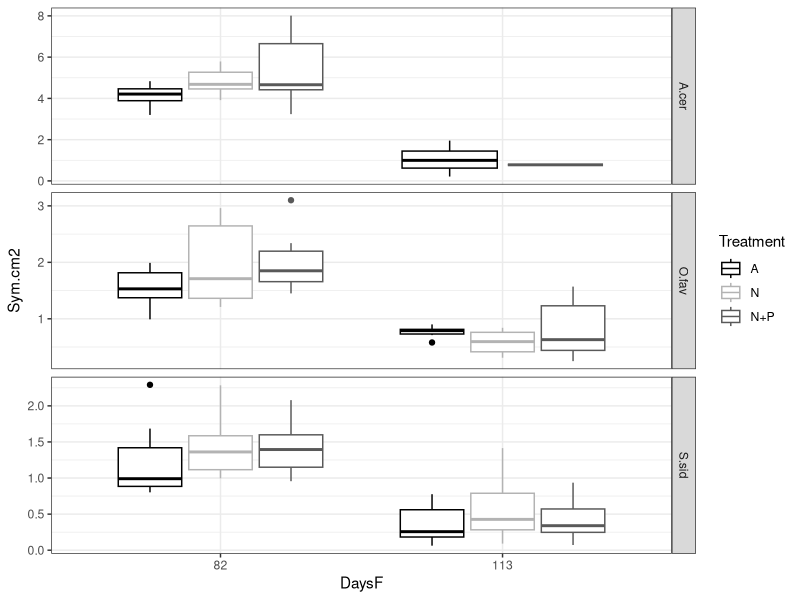
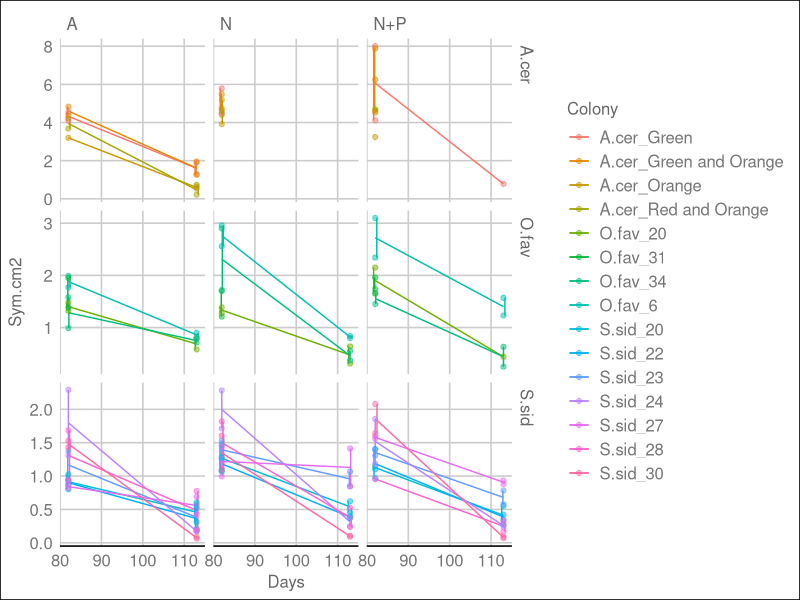
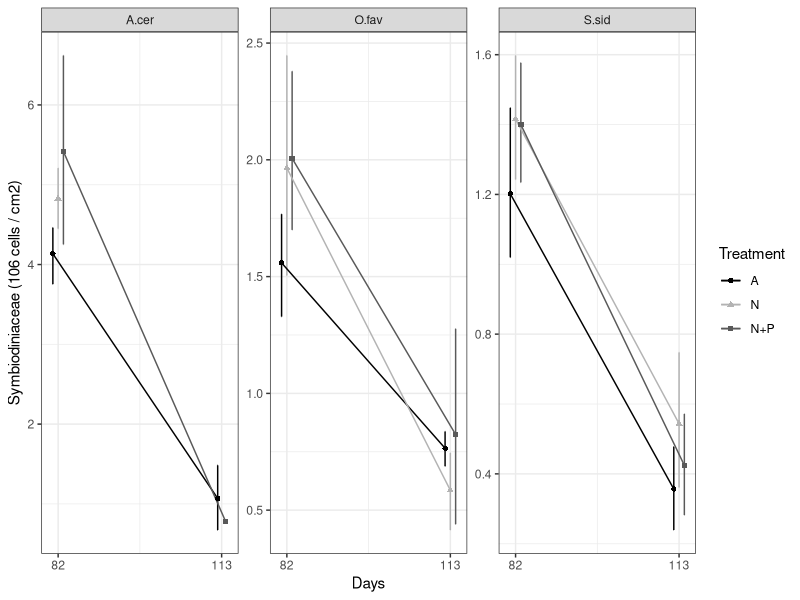
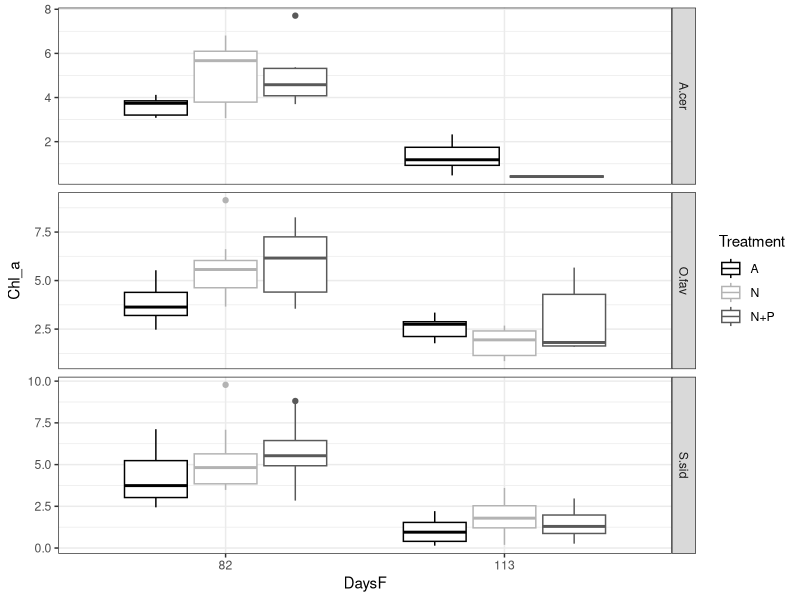
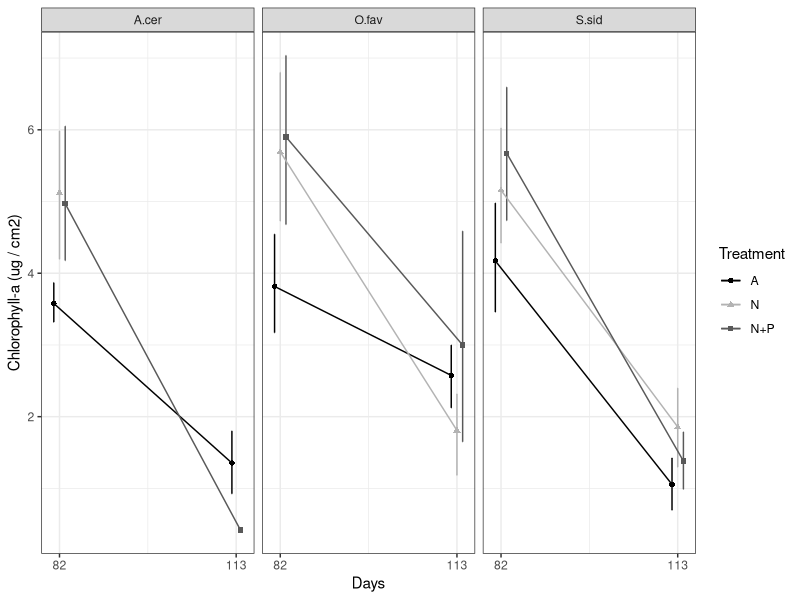
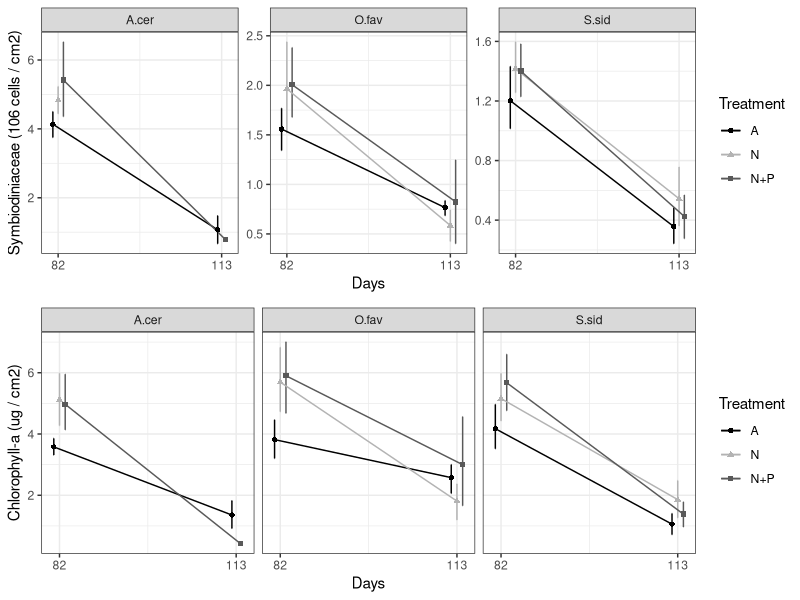
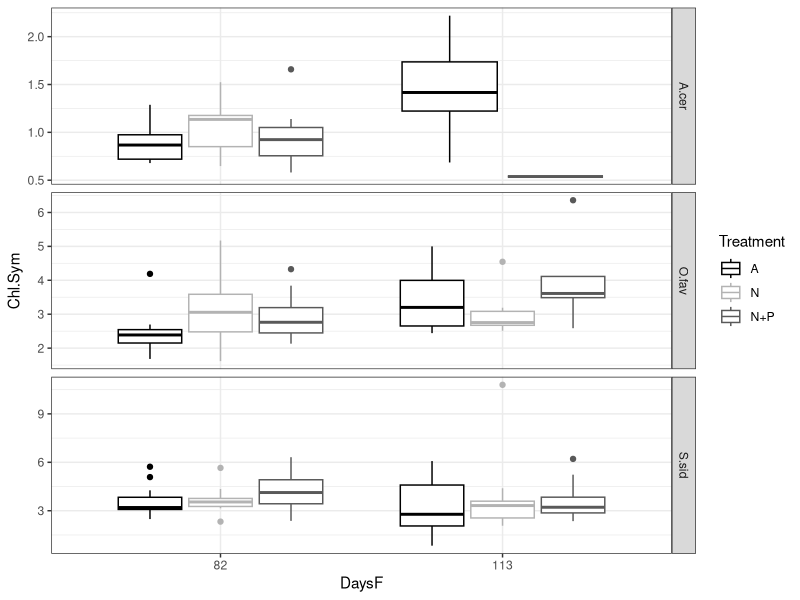
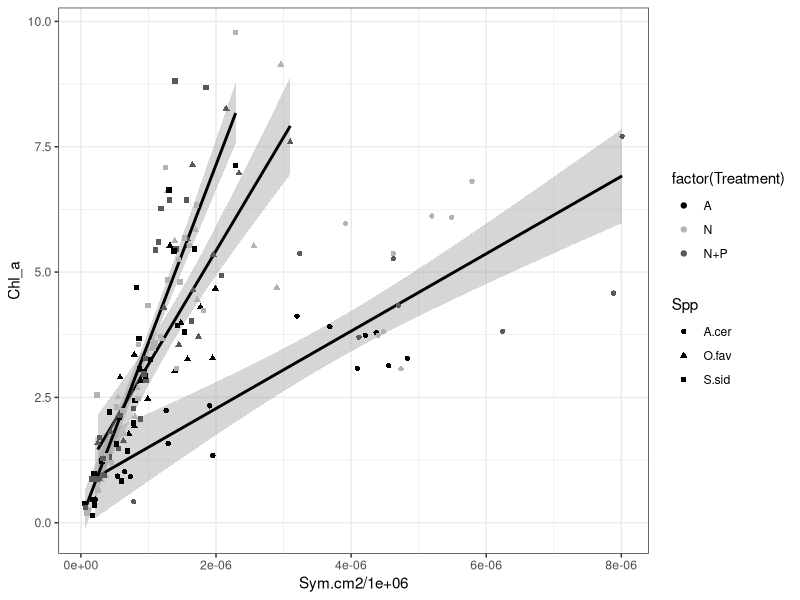

The R script that drew these images, in order: (Note: this script raises an error after producing the figures.)
## ---- chunk 1
knitr::opts_chunk$set(echo = TRUE, warning=FALSE, message=FALSE, fig.width=7, fig.height=7)
## ---- chunk 2

# Load libraries and sources required to run the script
    library(tidyverse)
#library(plotly)
#library(GGally)
    library(ggthemes)
    library(gridExtra)
    library(lmerTest)
    library(emmeans)
    library(multcomp)
    library(multcompView)
    library(emmeans)
    library(effects)


# Default ggplot settings

    Fill.colour<-scale_colour_manual(values = c("black", "gray70", "gray35"))

    ggthe_bw<-theme(plot.background=element_blank(),
          panel.grid.major.y = element_blank(),
          panel.grid.major.x = element_blank(),
          panel.grid.minor.x = element_blank(),
          panel.grid.minor.y = element_blank(),
          legend.box.background = element_rect(),
          panel.background =element_rect(fill = NA, color = "black")
          )+
    theme_bw()
## ---- chunk 3
# Read data
  data<-read.csv("3.All_Blast.csv")
  summary (data)
  
# Organize factors  
  data$Colony <- as.factor(paste(data$Spp, data$Colony, sep = "_"))
  data$Core <- as.factor(paste(data$Spp, data$Core, sep = "_"))
  data$Rep <- as.factor(data$Rep)
  data$Date<-as.Date(data$Date, "%Y-%m-%d")
  data$Days<-(as.numeric(data$Date) -17485)
  data$DaysF<-(as.factor(data$Days))
  data$Treatment <- as.character(data$Treatment)
  data$Treatment[data$Treatment == "Control"] <- "A"
  data$Treatment[data$Treatment == "NP"] <- "N+P"
  data$Treatment <- as.factor(data$Treatment)
  summary (data)

# Remove the sick guy
data <- data[!(data$Date == "2018-02-15"), ]

# Remove genotype not used
data <- data[!(data$Colony == "A.cer_F"), ]

# Remove unbalanced genotypes
data <- data[!(data$Colony == "A.cer_Red and Yellow"), ]
data <- data[!(data$Colony == "A.cer_Yellow"), ]
data <-droplevels(data)

# Chl by Symbiont
data$Chl.Sym<-((data$Chl_a)/(data$Sym.cm2))

summary(data$Colony)
## ---- chunk 4
# Graphs to initially explore data
SymDen<- ggplot(data, aes(DaysF, Sym.cm2, colour=Treatment)) +
    #geom_jitter(aes(colour=factor(Treatment))) +
    geom_boxplot()+ Fill.colour+
    #stat_summary(fun.data = "mean_cl_boot",geom = "errorbar", width = 0.2, position = position_dodge(0.8))+
    ggthe_bw + facet_grid(Spp~., scales = "free_y" )
SymDen

Sym_Colony<- ggplot(data, aes (Days, Sym.cm2, colour=Colony)) +
  stat_summary(fun.data = "mean_cl_boot",geom = "errorbar", 
               position = position_dodge(width = 1), width = 0.2 )+
  stat_summary(fun.y=mean, geom="line") +   theme_gdocs()+
  geom_point(alpha=0.5) + facet_grid (Spp~Treatment, scales="free")
Sym_Colony


Sym_Treatment<- ggplot(data, aes (Days, Sym.cm2, colour=Treatment,
                                   shape=Treatment)) + ggthe_bw +
  stat_summary(fun.data = "mean_cl_boot",geom = "errorbar", 
               position = position_dodge(width = 3), width = 0.2 )+
  stat_summary(fun.y=mean, geom="line", 
               position = position_dodge(width = 3)) + 
  stat_summary(fun.y=mean, geom="point",
               position = position_dodge(width = 3)) + 
    scale_x_continuous(breaks=c(82, 113)) + Fill.colour +   
  facet_wrap (~Spp, scales="free_y")+
  ylab("Symbiodiniaceae (106 cells / cm2)")
Sym_Treatment

library(plyr)
Sy.Summary <- plyr::ddply (data, . (Spp, Treatment, Days),
              summarise,
              Sy_mean = mean (Sym.cm2, na.rm = T),
              Sy_sd = sd (Sym.cm2, na.rm = T))
Sy.Summary


Chl<-ggplot(data, aes(DaysF, Chl_a, colour=Treatment)) +
  #geom_jitter(aes(colour=factor(Treatment))) +
  geom_boxplot()+ Fill.colour+
  #stat_summary(fun.data = "mean_cl_boot",geom = "errorbar", width = 0.2, position = position_dodge(0.8))+
  ggthe_bw + facet_grid(Spp~., scales = "free_y" )
Chl

Chl_Treatment<- ggplot(data, aes (Days, Chl_a, colour=Treatment,
                                  shape=Treatment)) +
  stat_summary(fun.data = "mean_cl_boot",geom = "errorbar", 
               position = position_dodge(width = 3), width = 0.2 )+
  stat_summary(fun.y=mean, geom="line", 
               position = position_dodge(width = 3)) + 
  stat_summary(fun.y=mean, geom="point", 
               position = position_dodge(width = 3)) + ggthe_bw + ylab("Chlorophyll-a (ug / cm2)") + 
  scale_x_continuous(breaks=c(82, 113)) + Fill.colour +
    facet_wrap (~Spp)
Chl_Treatment

Chl.Summary <- plyr::ddply (data, . (Spp, Treatment, Days),
              summarise,
              Chl_mean = mean (Chl_a, na.rm = T),
              Chl_sd = sd (Chl_a, na.rm = T))
Chl.Summary

grid.arrange(Sym_Treatment,Chl_Treatment,ncol=1,nrow=2)

ggsave(file="Outputs/SBlastate.svg", plot=grid.arrange(Sym_Treatment,Chl_Treatment,ncol=1,nrow=2),
       width=5.0, height=5)


Chl.S<-ggplot(data, aes(DaysF, Chl.Sym, colour=Treatment)) +
  #geom_jitter(aes(colour=factor(Treatment))) +
  geom_boxplot()+ Fill.colour+
  #stat_summary(fun.data = "mean_cl_boot",geom = "errorbar", width = 0.2, position = position_dodge(0.8))+
  ggthe_bw + facet_grid(Spp~., scales = "free_y" )
Chl.S

## Chl_a and Sym density correlation 
    Ch_a.Sym <- ggplot(data, aes(Sym.cm2/1000000,
                      Chl_a, colour=factor(Treatment), shape=Spp)) +   
      geom_smooth(method=lm, colour="black", se=T) + 
      geom_point() + ggthe_bw + Fill.colour
    Ch_a.Sym
    
    Ch_a.Sym + facet_grid(~Date)

## ---- chunk 5
# Zoox.cm2
  shapiro.test(data$Sym.cm2) # Not normal
  ggplot() + geom_histogram(aes(x=Sym.cm2), data=data)

# Chl-a.cm2 
  shapiro.test(data$Chl_a) # Not normal
  ggplot() + geom_histogram(aes(x=Chl_a), data=data)
  
# Chl-a.Sym   
  shapiro.test(data$Chl.Sym) # Not normal
  ggplot() + geom_histogram(aes(x=Chl.Sym), data=data)

# Transformations 
    data$Zoox.sq<-sqrt(data$Sym.cm2)
    data$lnSym<- log(data$Sym.cm2)
    data$Chl.sq<-sqrt(data$Chl_a)
    data$Chl.Sym.sq<-sqrt(data$Chl.Sym)

# Normality again
  shapiro.test(data$Zoox.sq)# Still not Normal
  ggplot() + geom_histogram(aes(x=Zoox.sq), data=data)
  
  shapiro.test(data$lnSym)# Better, but still not Normal
  ggplot() + geom_histogram(aes(x=lnSym), data=data)
  
  
  shapiro.test(data$Chl.sq)# Normal
  ggplot() + geom_histogram(aes(x=Chl.sq), data=data)
  
  shapiro.test(data$Chl.Sym.sq) # Not normal
  ggplot() + geom_histogram(aes(x=Chl.Sym.sq), data=data)
## ---- chunk 6

#Symbionts

LMER_Sym0<-lmer(Sym.cm2 ~ Treatment * Spp * DaysF + 
               (1|Rep) + (1|Spp/Colony), REML=TRUE,
               data=data, na.action=na.omit)
anova(LMER_Sym0)
ranova(LMER_Sym0)
step(LMER_Sym0)
summary(LMER_Sym0)

LMER_Sym<-lmer(Sym.cm2 ~ Treatment * Spp * DaysF + 
               (1|Spp/Colony), REML=TRUE,
               data=data, na.action=na.omit)
anova(LMER_Sym)
ranova(LMER_Sym)
step((LMER_Sym))
summary(LMER_Sym)

LMER_Sym2<-lmer(lnSym ~ Treatment * Spp * DaysF + 
                 (1|Spp/Colony),REML=TRUE,
                data=data, na.action=na.omit)
anova(LMER_Sym2)
ranova(LMER_Sym2)
step((LMER_Sym2))
summary(LMER_Sym2)

# Spp have different sym/cm2 and interactions. Split data    
  
# Chla
LMER_Chla0<-lmer(Chl.sq ~ Treatment * Spp * DaysF + 
                 (1|Rep) + (1|Spp/Colony), 
                data=data, na.action=na.omit)
anova(LMER_Chla0)
ranova(LMER_Chla0)
step(LMER_Chla0)
summary(LMER_Chla0)

LMER_Chla<-lmer(Chl.sq ~ Treatment * Spp * DaysF + 
                + (1|Spp/Colony), 
                data=data, na.action=na.omit)
anova(LMER_Chla)
ranova(LMER_Chla)
step(LMER_Chla)
summary(LMER_Chla)

 Sym_All.Summary <- plyr::ddply (data, . (Spp, Days, Treatment),
              summarise,
              Sym_mean = mean (Sym.cm2, na.rm = T),
              Sym_sd = sd (Sym.cm2, na.rm = T))
  Sym_All.Summary

  Chl_a.Summary <- plyr::ddply (data, . (Spp, Days, Treatment),
              summarise,
              Chl_mean = mean (Chl_a, na.rm = T),
              Chl_sd = sd (Chl_a, na.rm = T))
  Chl_a.Summary

## ---- chunk 7
  Acer.data<-subset(data, Spp=="A.cer")
  Ofav.data<-subset(data, Spp=="O.fav")
  Ssid.data<-subset(data, Spp=="S.sid")
## ---- chunk 8
summary(Acer.data)

# Zoox.cm2
  shapiro.test(Acer.data$Sym.cm2) # Almost, but not normal
  #ggplot() + geom_histogram(aes(x=Sym.cm2), data=Acer.data)

  shapiro.test(Acer.data$Zoox.sq)# less Normal
  #ggplot() + geom_histogram(aes(x=Zoox.sq), data=Acer.data)

  shapiro.test(Acer.data$lnSym)# less Normal
  #ggplot() + geom_histogram(aes(x=lnSym), data=Acer.data)

  
# Chl-a.cm2 
  shapiro.test(Acer.data$Chl_a) # Normal
  ggplot() + geom_histogram(aes(x=Chl_a), data=Acer.data)
  
  shapiro.test(Acer.data$Chl.sq)# Normal
  ggplot() + geom_histogram(aes(x=Chl.sq), data=Acer.data)
  
## ---- chunk 9

# Sym
LMER_Sym_Acer<-lmer(Sym.cm2 ~ Treatment * DaysF + 
                 (1|Rep) + (1|Colony), data=Acer.data, 
                 na.action = na.omit)
    anova(LMER_Sym_Acer)
    ranova(LMER_Sym_Acer)
    step(LMER_Sym_Acer)

LMER_Sym_Acer2<-lmer(Sym.cm2 ~ Treatment + DaysF + 
                 (1|Colony), data=Acer.data, na.action = na.omit)
    anova(LMER_Sym_Acer2)
    ranova(LMER_Sym_Acer2)
    step(LMER_Sym_Acer2)
    
LMER_Sym_Acer3<-lm(Sym.cm2 ~ Treatment + DaysF,
                 data=Acer.data,  na.action = na.omit)
    anova(LMER_Sym_Acer3)
    step(LMER_Sym_Acer3)
    summary(LMER_Sym_Acer3)

# Chl-a
    
LMER_Chla_Acer<-lmer(Chl_a ~ Treatment * DaysF + 
                 (1|Rep) + (1|Colony), data=Acer.data)
    anova(LMER_Chla_Acer)
    ranova(LMER_Chla_Acer)
    step(LMER_Chla_Acer)

LMER_Chla_Acer2<-lmer(Chl_a ~ Treatment * DaysF + 
                 (1|Colony), data=Acer.data)
    anova(LMER_Sym_Acer2)
    ranova(LMER_Sym_Acer2)
    step(LMER_Sym_Acer2)
    
LMER_Chla_Acer3<-lmer(Chl_a ~ DaysF + 
                 (1|Colony), data=Acer.data)
    anova(LMER_Sym_Acer3)
    ranova(LMER_Sym_Acer3)
    step(LMER_Sym_Acer3)
    summary(LMER_Sym_Acer3)
  Acer.Chla.emm<-emmeans(LMER_Chla_Acer2, ~Treatment * DaysF)
  contrast(Acer.Chla.emm, "tukey")
      

# Nutrient treatment is not significant, temperature treatment is. However, data is not balanced (there is not N_Day113 data). Evaluate Day82 alone for nutrient effect?
    
Acer_SymDen<- ggplot(Acer.data, 
                     aes(DaysF, Sym.cm2, colour=Treatment)) +
    #geom_jitter(aes(colour=factor(Treatment))) +
    geom_boxplot()+ Fill.colour+
    #stat_summary(fun.data = "mean_cl_boot",geom = "errorbar", width = 0.2, position = position_dodge(0.8))+
    ggthe_bw + facet_grid(Colony~., scales = "free_y" )
Acer_SymDen


## ---- chunk 10
Acer.nutrients<-subset(Acer.data, DaysF=="82")
summary(Acer.nutrients)

# Zoox.cm2
  shapiro.test(Acer.nutrients$Sym.cm2) # Normal
  ggplot() + geom_histogram(aes(x=Sym.cm2), data=Acer.nutrients)

  shapiro.test(Acer.nutrients$Zoox.sq)# more Normal
  ggplot() + geom_histogram(aes(x=Zoox.sq), data=Acer.nutrients)

  shapiro.test(Acer.nutrients$lnSym)# more Normal
  ggplot() + geom_histogram(aes(x=lnSym), data=Acer.nutrients)
  
  Sym_82.Summary <- plyr::ddply (Acer.nutrients, . (Treatment),
              summarise,
              Sym_mean = mean (Sym.cm2, na.rm = T),
              Sym_sd = sd (Sym.cm2, na.rm = T))
  Sym_82.Summary

  Chl_a.Summary <- plyr::ddply (Acer.nutrients, . (Treatment),
              summarise,
              Chl_mean = mean (Chl_a, na.rm = T),
              Chl_sd = sd (Chl_a, na.rm = T))
  Sym_82.Summary

# Chl-a.cm2 
  shapiro.test(Acer.nutrients$Chl_a) # Not normal
  ggplot() + geom_histogram(aes(x=Chl_a), data=Acer.nutrients)
  
  shapiro.test(Acer.nutrients$Chl.sq)# Normal
  ggplot() + geom_histogram(aes(x=Chl.sq), data=Acer.nutrients)
 
## ---- chunk 11

# Sym
LMER_Sym_Acer4<-lmer(Sym.cm2 ~ Treatment +
                 (1|Rep) + (1|Colony), data=Acer.nutrients)
    anova(LMER_Sym_Acer4)
    ranova(LMER_Sym_Acer4)
    step(LMER_Sym_Acer4)

LMER_Sym_Acer5<-lmer(Sym.cm2 ~ Treatment + 
                 (1|Colony), data=Acer.nutrients)
    anova(LMER_Sym_Acer5)
    ranova(LMER_Sym_Acer5)
    step(LMER_Sym_Acer5)
    
LMER_Sym_Acer6<-lmer(lnSym ~ Treatment + 
                  (1|Rep) + (1|Colony), data=Acer.nutrients,
                  na.action=na.omit)
    anova(LMER_Sym_Acer6)
    ranova(LMER_Sym_Acer6)
    step(LMER_Sym_Acer6)
    summary(LMER_Sym_Acer6)

LMER_Sym_Acer6<-lm(lnSym ~ Treatment, data=Acer.nutrients,
                  na.action=na.omit)
    anova(LMER_Sym_Acer6)
    step(LMER_Sym_Acer6)
    summary(LMER_Sym_Acer6)
    
    Sym.emm<-emmeans(LMER_Sym_Acer6, ~Treatment)
    contrast(Sym.emm, "tukey")
    # Effect plot options
    emmip(LMER_Sym_Acer6, ~Treatment, CIs = TRUE) + theme_bw() 

    LMER_Sym_Acer7<-lm(Sym.cm2 ~ Treatment,
                data=Acer.nutrients, na.action=na.omit)
    anova(LMER_Sym_Acer7)
    summary(LMER_Sym_Acer7)
   
    Sym.emm<-emmeans(LMER_Sym_Acer7, ~Treatment)
    contrast(Sym.emm, "tukey")
    # Effect plot options
    emmip(LMER_Sym_Acer7, ~Treatment, CIs = TRUE) + theme_bw() 
    

# Chl-a
    
LMER_Chla_Acer<-lmer(Chl_a ~ Treatment + 
                 (1|Rep) + (1|Colony), data=Acer.nutrients)
    anova(LMER_Chla_Acer)
    ranova(LMER_Chla_Acer)
    step(LMER_Chla_Acer)

LMER_Chla_Acer2<-lm(Chl_a ~ Treatment, data=Acer.nutrients)
    anova(LMER_Chla_Acer2)
    step(LMER_Chla_Acer2)
    summary(LMER_Sym_Acer7)
   
    Chl.emm<-emmeans(LMER_Chla_Acer2, ~Treatment)
    contrast(Chl.emm, "tukey")
    # Effect plot options
    emmip(LMER_Chla_Acer2, ~Treatment, CIs = TRUE) + theme_bw() 
    
    
LMER_Chla_Acer3<-lmer(Chl.sq ~ Treatment + 
                 (1|Rep) + (1|Colony), data=Acer.nutrients)
    anova(LMER_Chla_Acer3)
    ranova(LMER_Chla_Acer3)
    step(LMER_Chla_Acer3)

LMER_Chla_Acer4<-lm(Chl.sq ~ Treatment, data=Acer.nutrients)
    anova(LMER_Chla_Acer4)
    summary(LMER_Chla_Acer4)
   
    Chl.emm<-emmeans(LMER_Chla_Acer4, ~Treatment)
    contrast(Chl.emm, "tukey")
    # Effect plot options
    emmip(LMER_Chla_Acer4, ~Treatment, CIs = TRUE) + theme_bw() 
    
## ---- chunk 12
summary(Ofav.data)

# Zoox.cm2
  shapiro.test(Ofav.data$Sym.cm2) # Almost, but not normal
  #ggplot() + geom_histogram(aes(x=Sym.cm2), data=Ofav.data)

  shapiro.test(Ofav.data$Zoox.sq)# less Normal
  #ggplot() + geom_histogram(aes(x=Zoox.sq), data=Ofav.data)

  shapiro.test(Ofav.data$lnSym)# less Normal
  #ggplot() + geom_histogram(aes(x=lnSym), data=Ofav.data)

  
# Chl-a.cm2 
  shapiro.test(Ofav.data$Chl_a) # Normal
  ggplot() + geom_histogram(aes(x=Chl_a), data=Ofav.data)
  
  shapiro.test(Ofav.data$Chl.sq)# Normal
  ggplot() + geom_histogram(aes(x=Chl.sq), data=Ofav.data)
  
## ---- chunk 13

# Sym
LMER_Sym_Ofav<-lmer(Sym.cm2 ~ Treatment * DaysF + 
                 (1|Rep) + (1|Colony), data=Ofav.data, 
                 na.action = na.omit)
    anova(LMER_Sym_Ofav)
    ranova(LMER_Sym_Ofav)
    step(LMER_Sym_Ofav)

LMER_Sym_Ofav2<-lmer(Sym.cm2 ~ Treatment + DaysF + 
                 (1|Colony), data=Ofav.data, na.action = na.omit)
    anova(LMER_Sym_Ofav2)
    ranova(LMER_Sym_Ofav2)
    step(LMER_Sym_Ofav2)
    
LMER_Sym_Ofav3<-lm(Sym.cm2 ~ Treatment + DaysF,
                 data=Ofav.data,  na.action = na.omit)
    anova(LMER_Sym_Ofav3)
    step(LMER_Sym_Ofav3)
    summary(LMER_Sym_Ofav3)

# Chl-a
    
LMER_Chla_Ofav<-lmer(Chl_a ~ Treatment * DaysF + 
                 (1|Rep) + (1|Colony), data=Ofav.data)
    anova(LMER_Chla_Ofav)
    ranova(LMER_Chla_Ofav)
    step(LMER_Chla_Ofav)

LMER_Chla_Ofav2<-lmer(Chl_a ~ Treatment + DaysF + 
                 (1|Colony), data=Ofav.data)
    anova(LMER_Sym_Ofav2)
    ranova(LMER_Sym_Ofav2)
    step(LMER_Sym_Ofav2)
    
LMER_Chla_Ofav3<-lmer(Chl_a ~ DaysF + 
                 (1|Colony), data=Ofav.data)
    anova(LMER_Sym_Ofav3)
    ranova(LMER_Sym_Ofav3)
    step(LMER_Sym_Ofav3)
    summary(LMER_Sym_Ofav3)

# Nutrient treatment is not significant, temperature treatment is. However, data is not balanced (there is not N_Day113 data). Evaluate Day82 alone for nutrient effect?
    
Ofav_SymDen<- ggplot(Ofav.data, 
                     aes(DaysF, Sym.cm2, colour=Treatment)) +
    #geom_jitter(aes(colour=factor(Treatment))) +
    geom_boxplot()+ Fill.colour+
    #stat_summary(fun.data = "mean_cl_boot",geom = "errorbar", width = 0.2, position = position_dodge(0.8))+
    ggthe_bw + facet_grid(Colony~., scales = "free_y" )
Ofav_SymDen


## ---- chunk 14
Ofav.nutrients<-subset(Ofav.data, DaysF=="82")
summary(Ofav.nutrients)

# Zoox.cm2
  shapiro.test(Ofav.nutrients$Sym.cm2) # Normal
  ggplot() + geom_histogram(aes(x=Sym.cm2), data=Ofav.nutrients)

  shapiro.test(Ofav.nutrients$Zoox.sq)# more Normal
  ggplot() + geom_histogram(aes(x=Zoox.sq), data=Ofav.nutrients)

  shapiro.test(Ofav.nutrients$lnSym)# more Normal
  ggplot() + geom_histogram(aes(x=lnSym), data=Ofav.nutrients)

  
# Chl-a.cm2 
  shapiro.test(Ofav.nutrients$Chl_a) # Not normal
  ggplot() + geom_histogram(aes(x=Chl_a), data=Ofav.nutrients)
  
  shapiro.test(Ofav.nutrients$Chl.sq)# Normal
  ggplot() + geom_histogram(aes(x=Chl.sq), data=Ofav.nutrients)
 
## ---- chunk 15

# Sym
LMER_Sym_Ofav4<-lmer(Sym.cm2 ~ Treatment +
                 (1|Rep) + (1|Colony), data=Ofav.nutrients)
    anova(LMER_Sym_Ofav4)
    ranova(LMER_Sym_Ofav4)
    step(LMER_Sym_Ofav4)

LMER_Sym_Ofav5<-lmer(Sym.cm2 ~ Treatment + 
                 (1|Colony), data=Ofav.nutrients)
    anova(LMER_Sym_Ofav5)
    ranova(LMER_Sym_Ofav5)
    step(LMER_Sym_Ofav5)
    
LMER_Sym_Ofav6<-lmer(lnSym ~ Treatment + 
                  (1|Rep) + (1|Colony), data=Ofav.nutrients,
                  na.action=na.omit)
    anova(LMER_Sym_Ofav6)
    ranova(LMER_Sym_Ofav6)
    step(LMER_Sym_Ofav6)
    summary(LMER_Sym_Ofav6)

LMER_Sym_Ofav6<-lm(lnSym ~ Treatment, data=Ofav.nutrients,
                  na.action=na.omit)
    anova(LMER_Sym_Ofav6)
    step(LMER_Sym_Ofav6)
    summary(LMER_Sym_Ofav6)
    
    Sym.emm<-emmeans(LMER_Sym_Ofav6, ~Treatment)
    contrast(Sym.emm, "tukey")
    # Effect plot options
    emmip(LMER_Sym_Ofav6, ~Treatment, CIs = TRUE) + theme_bw() 

    LMER_Sym_Ofav7<-lmer(Sym.cm2 ~ Treatment * Rep,
                data=Ofav.nutrients, na.action=na.omit)
    anova(LMER_Sym_Ofav7)
    summary(LMER_Sym_Ofav7)
   
    Sym.emm<-emmeans(LMER_Sym_Ofav7, ~Treatment)
    contrast(Sym.emm, "tukey")
    # Effect plot options
    emmip(LMER_Sym_Ofav7, ~Treatment, CIs = TRUE) + theme_bw() 
    

# Chl-a
    
LMER_Chla_Ofav<-lmer(Chl_a ~ Treatment + 
                 (1|Rep) + (1|Colony), data=Ofav.nutrients)
    anova(LMER_Chla_Ofav)
    ranova(LMER_Chla_Ofav)
    step(LMER_Chla_Ofav)

LMER_Chla_Ofav2<-lm(Chl_a ~ Treatment, data=Ofav.nutrients)
    anova(LMER_Chla_Ofav2)
    step(LMER_Chla_Ofav2)
    summary(LMER_Sym_Ofav7)
   
    Chl.emm<-emmeans(LMER_Chla_Ofav2, ~Treatment)
    contrast(Chl.emm, "tukey")
    # Effect plot options
    emmip(LMER_Chla_Ofav2, ~Treatment, CIs = TRUE) + theme_bw() 
    
    
LMER_Chla_Ofav3<-lmer(Chl.sq ~ Treatment + 
                 (1|Rep) + (1|Colony), data=Ofav.nutrients)
    anova(LMER_Chla_Ofav3)
    ranova(LMER_Chla_Ofav3)
    step(LMER_Chla_Ofav3)

LMER_Chla_Ofav4<-lm(Chl.sq ~ Treatment, data=Ofav.nutrients)
    anova(LMER_Chla_Ofav4)
    summary(LMER_Chla_Ofav4)
   
    Chl.emm<-emmeans(LMER_Chla_Ofav4, ~Treatment)
    contrast(Chl.emm, "tukey")
    # Effect plot options
    emmip(LMER_Chla_Ofav4, ~Treatment, CIs = TRUE) + theme_bw() 
    
